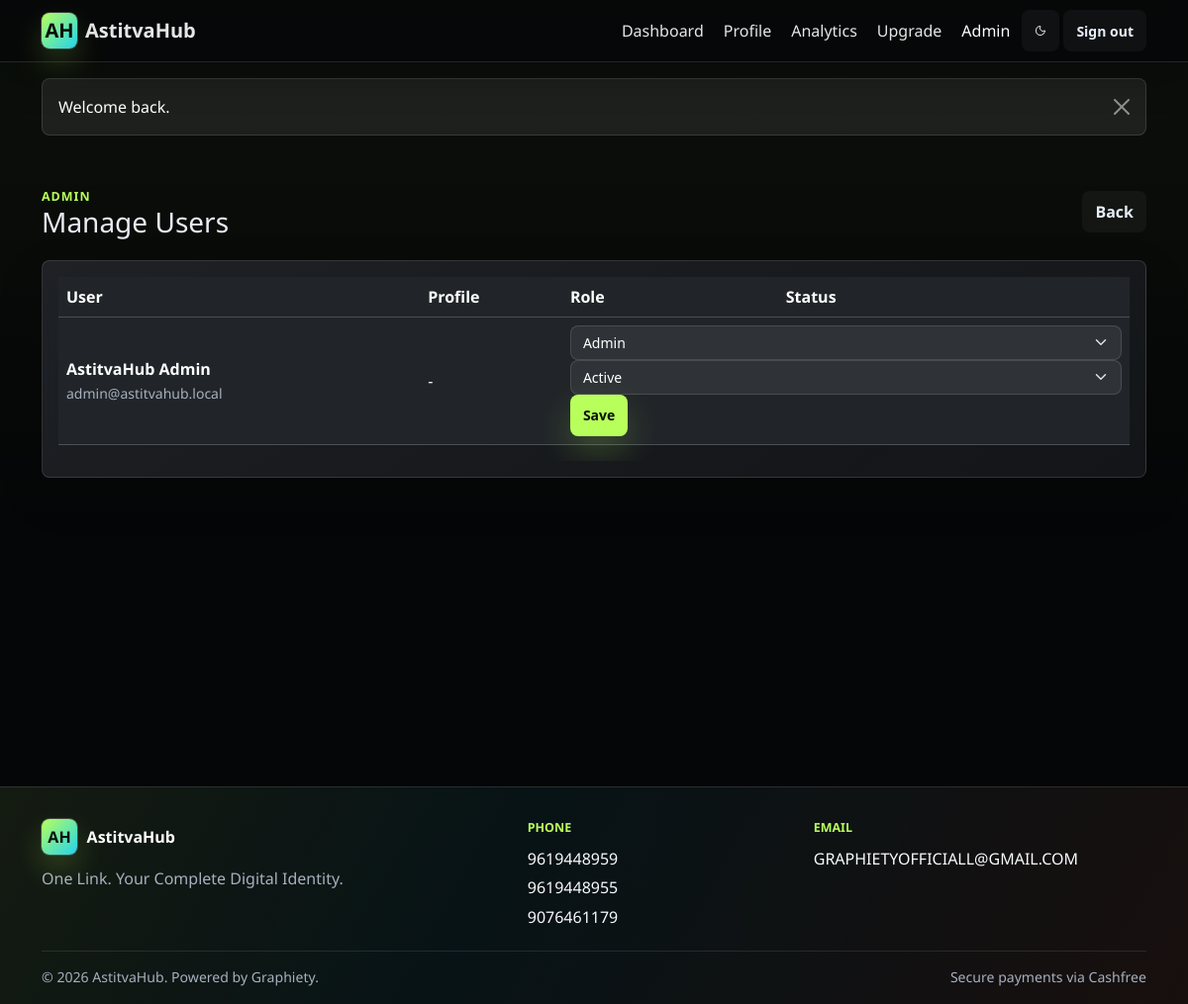
Page /admin/users (signed in) on the committed database.
### tables this page shows
CREATE TABLE users (
    id BIGINT UNSIGNED AUTO_INCREMENT PRIMARY KEY,
    category_id BIGINT UNSIGNED NULL,
    name VARCHAR(120) NOT NULL,
    email VARCHAR(190) NOT NULL,
    phone VARCHAR(40) NULL,
    password_hash VARCHAR(255) NOT NULL,
    role ENUM('user','admin') NOT NULL DEFAULT 'user',
    status ENUM('pending','active','banned','deleted') NOT NULL DEFAULT 'pending',
    email_verified_at DATETIME NULL,
    last_login_at DATETIME NULL,
    last_login_ip VARCHAR(45) NULL,
    remember_token_version INT UNSIGNED NOT NULL DEFAULT 1,
    created_at DATETIME NOT NULL DEFAULT CURRENT_TIMESTAMP,
    updated_at DATETIME NOT NULL DEFAULT CURRENT_TIMESTAMP ON UPDATE CURRENT_TIMESTAMP,
    deleted_at DATETIME NULL,
    CONSTRAINT users_category_fk
        FOREIGN KEY (category_id) REFERENCES categories(id) ON DELETE SET NULL,
    UNIQUE KEY users_email_unique (email),
    KEY users_role_status_index (role, status),
    KEY users_category_index (category_id),
    KEY users_created_index (created_at)
);

### app/Core/View.php (called while the page is built, shortened)
<?php
final class View
{
    public static function render(string $view, array $data = [], string $layout = 'layouts/app'): void
    {
        $viewFile = app_path('Views/' . str_replace('.', '/', $view) . '.php');
        extract($data, EXTR_SKIP);
        require $viewFile;
    }
}

### app/Core/Controller.php (called while the page is built, shortened)
<?php
abstract class Controller
{
    protected function view(string $view, array $data = [], string $layout = 'layouts/app'): void
    {
        View::render($view, $data, $layout);
    }
}

### app/Controllers/AdminController.php (called while the page is built, shortened)
<?php
final class AdminController extends Controller
{
    public function users(): void
    {
        $this->view('admin/users', ['title' => 'Manage Users', 'users' => User::all()]);
    }
}

### public/index.php (called while the page is built, shortened)
<?php
require BASE_PATH . '/app/Support/helpers.php';
$request = new Request();
$router = new Router();
$router->dispatch($request);

### app/Support/helpers.php (called while the page is built, shortened)
<?php
if (!function_exists('base_path')) {
    function base_path(string $path = ''): string
    {
        return BASE_PATH . ($path ? DIRECTORY_SEPARATOR . ltrim($path, DIRECTORY_SEPARATOR) : '');
    }
}
if (!function_exists('config')) {
    function config(?string $key = null, mixed $default = null): mixed
    {
        static $config = null;
        if ($config === null) {
            $config = [
                'app' => require base_path('config/app.php'),
                'database' => require base_path('config/database.php'),
                'category_fields' => require base_path('config/category_fields.php'),
                'payment' => require base_path('config/payment.php'),
            ];
        }
        $value = $config;
        foreach (explode('.', $key) as $segment) {
            $value = $value[$segment];
        }
        return $value;
    }
}
if (!function_exists('detect_base_url')) {
    function detect_base_url(): string
    {
        $configured = config('app.url');
        $https = (!empty($_SERVER['HTTPS']) && $_SERVER['HTTPS'] !== 'off') || (($_SERVER['SERVER_PORT'] ?? null) == 443);
        $scheme = $https ? 'https' : 'http';
        $host = $_SERVER['HTTP_HOST'] ?? 'localhost';
        $script = str_replace('\\', '/', $_SERVER['SCRIPT_NAME'] ?? '/index.php');
        $base = rtrim(str_replace('/index.php', '', $script), '/');
        return $scheme . '://' . $host . $base;
    }
}
if (!function_exists('url')) {
    function url(string $path = ''): string
    {
        $base = rtrim(detect_base_url(), '/');
        return $base . ($path ? '/' . ltrim($path, '/') : '');
    }
}
if (!function_exists('h')) {
    function h(mixed $value): string
    {
        return htmlspecialchars((string) $value, ENT_QUOTES | ENT_SUBSTITUTE, 'UTF-8');
    }
}

### app/Core/Database.php (called while the page is built, shortened)
<?php
final class Database
{
    private static ?PDO $connection = null;
    public static function connection(): PDO
    {
        if (self::$connection instanceof PDO) {
            return self::$connection;
        }
        $db = config('database');
        $dsn = sprintf(
            'mysql:host=%s;port=%s;dbname=%s;charset=%s',
            $db['host'],
            $db['port'],
            $db['database'],
            $db['charset']
        );
        try {
            self::$connection = new PDO($dsn, $db['username'], $db['password'], [
                PDO::ATTR_ERRMODE => PDO::ERRMODE_EXCEPTION,
                PDO::ATTR_DEFAULT_FETCH_MODE => PDO::FETCH_ASSOC,
                PDO::ATTR_EMULATE_PREPARES => false,
            ]);
        } catch (PDOException $exception) {
            if (config('app.debug')) {
                throw $exception;
            }
            http_response_code(500);
            exit('Database connection failed.');
        }
        return self::$connection;
    }
    public static function fetchAll(string $sql, array $bindings = []): array
    {
        $stmt = self::connection()->prepare($sql);
        $stmt->execute($bindings);
        return $stmt->fetchAll();
    }
}

### app/Models/User.php (called while the page is built, shortened)
<?php
final class User
{
    public static function all(int $limit = 200): array
    {
        return Database::fetchAll(
            'SELECT u.*, p.username, c.name AS category_name, pl.name AS plan_name
             FROM users u
             LEFT JOIN profiles p ON p.user_id = u.id
             LEFT JOIN categories c ON c.id = p.category_id
             LEFT JOIN subscriptions s ON s.user_id = u.id AND s.status = "active"
             LEFT JOIN plans pl ON pl.id = s.plan_id
             WHERE u.deleted_at IS NULL
             ORDER BY u.created_at DESC
             LIMIT ' . max(1, min(500, $limit))
        );
    }
}

### app/Views/admin/users.php (the view, shortened to what this page needs)
<section class="container pb-5">
    <div class="dashboard-header">
        <div>
            <span class="eyebrow">Admin</span>
            <h1 class="h3 mb-0">Manage Users</h1>
        </div>
        <a class="btn btn-outline-secondary" href="<?= h(url('admin')) ?>">Back</a>
    </div>
    <div class="card">
        <div class="card-body">
            <div class="table-responsive">
                <table class="table align-middle">
                    <thead><tr><th>User</th><th>Profile</th><th>Role</th><th>Status</th><th></th></tr></thead>
                    <tbody>
                    <?php foreach ($users as $user): ?>
                        <tr>
                            <td><strong><?= h($user['name']) ?></strong><br><span class="text-secondary small"><?= h($user['email']) ?></span></td>
                            <td><?= $user['username'] ? '<a href="' . h(url($user['username'])) . '" target="_blank">' . h($user['username']) . '</a>' : '-' ?><br></td>
                            <td colspan="3">
                                <form class="row g-2 align-items-center" method="post" action="<?= h(url('admin/users')) ?>">
                                    <div class="col-md-3">
                                        <select class="form-select form-select-sm" name="role">
                                            <option value="admin" <?= $user['role'] === 'admin' ? 'selected' : '' ?>>Admin</option>
                                        </select>
                                    </div>
                                    <div class="col-md-3">
                                        <select class="form-select form-select-sm" name="status">
                                            <option value="active" <?= $user['status'] === 'active' ? 'selected' : '' ?>>Active</option>
                                        </select>
                                    </div>
                                    <div class="col-md-2">
                                        <button class="btn btn-sm btn-primary" type="submit">Save</button>
                                    </div>
                                </form>
                            </td>
                        </tr>
                    <?php endforeach; ?>
                    </tbody>
                </table>
            </div>
        </div>
    </div>
</section>

### app/Core/Router.php (shortened to what this page needs)
<?php
final class Router
{
    private array $routes = [];
    private function add(string $method, string $uri, array $action): void
    {
        $this->routes[] = [
            'method' => $method,
            'uri' => '/' . trim($uri, '/'),
            'action' => $action,
        ];
    }
    public function dispatch(Request $request): void
    {
        $path = $this->path();
        $method = $request->method();
        foreach ($this->routes as $route) {
            if ($route['method'] !== $method) {
                continue;
            }
            $params = $this->match($route['uri'], $path);
            if ($params === null) {
                continue;
            }
            [$controller, $handler] = $route['action'];
            $instance = new $controller();
            $instance->$handler(...array_values($params));
            return;
        }
    }
    private function path(): string
    {
        $path = parse_url($_SERVER['REQUEST_URI'] ?? '/', PHP_URL_PATH) ?: '/';
        $path = '/' . trim($path, '/');
        return $path === '/' ? '/' : rtrim($path, '/');
    }
    private function match(string $route, string $path): ?array
    {
        if ($route === $path) {
            return [];
        }
        $pattern = preg_replace_callback('/\{([a-zA-Z_][a-zA-Z0-9_]*)\}/', function (array $matches): string {
            return '(?P<' . $matches[1] . '>[A-Za-z0-9_.@-]+)';
        }, $route);
        $pattern = '#^' . $pattern . '$#';
        if (!preg_match($pattern, $path, $matches)) {
            return null;
        }
        $params = [];
        return $params;
    }
}

### rows in the picture
users: name "AstitvaHub Admin", email "admin@astitvahub.local", role "Admin", status "Active"

### other values in the picture
$message "Welcome back."
$phone "9619448959"
$phone "9619448955"
$phone "9076461179"
